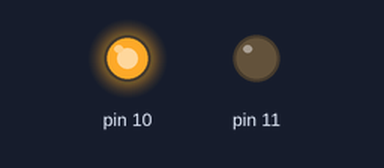
This sketch was run on a simulated Arduino Uno, built with avr-gcc and run on an emulated ATmega328P. Parts: output pins drawn as LEDs (lit = HIGH).

Above: at 0.05 s.
At 0.55 s:
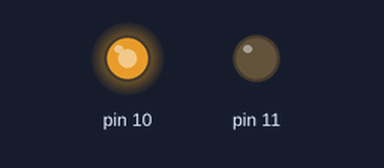
At 1.05 s:
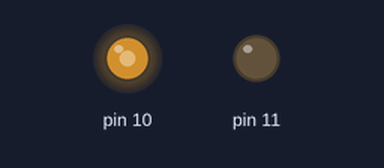
At 2.1 s:
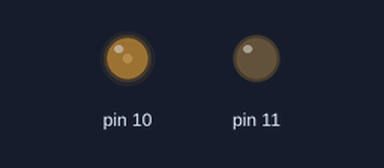
Timing chart, 0 to 5.9 s (numbered marks = the images above):
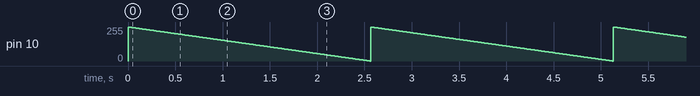

Measured:
- by itself, pin 10: ramps from 255/255 to 0/255 and jumps back, once every 2.6 s

The sketch:

arduino3.ino
```cpp
void setup(){

    pinMode(10, OUTPUT);
    pinMode(11, OUTPUT);
}

void loop(){
    for (int i = 0; i<256; i++){
        analogWrite(10, i);
        analogWrite(10, 255-i);
        delay(10);
    }
}
```
